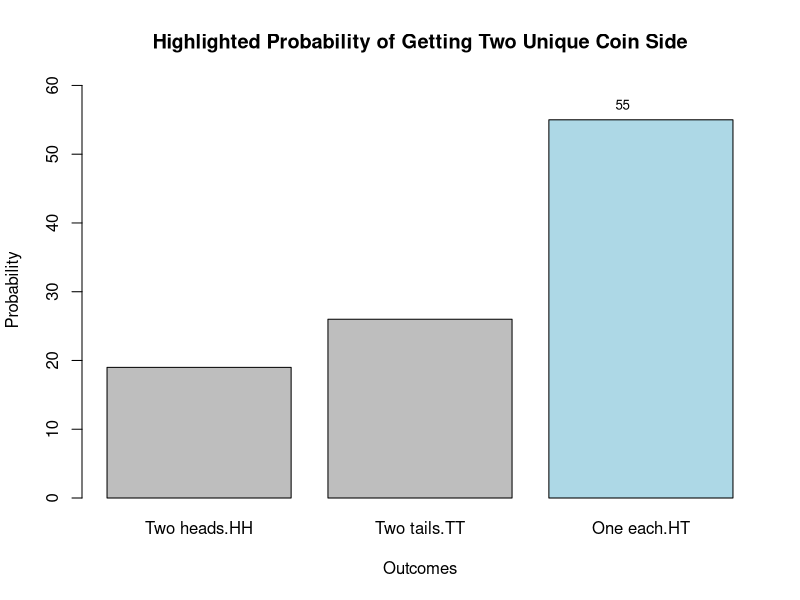
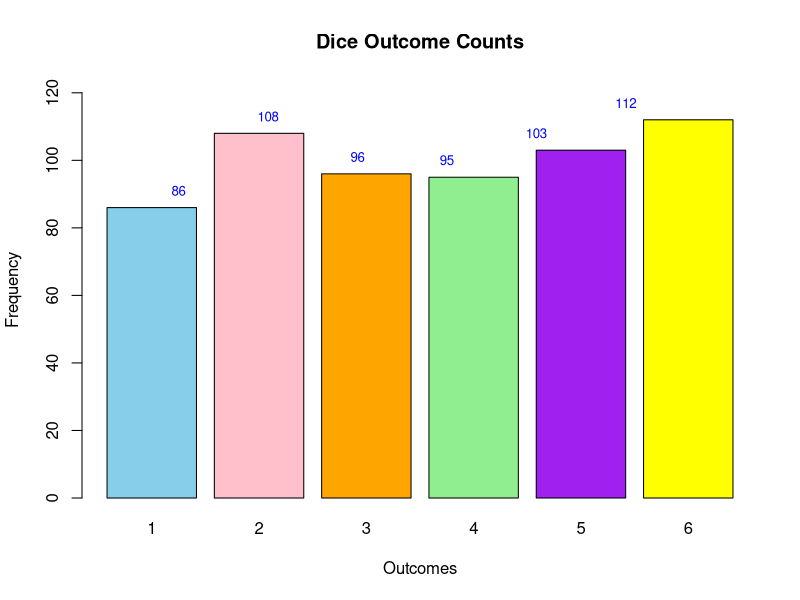

Reproduce these figures in R, in order.
## ---- chunk 1
a <- sample(c("HH", "TT", "HT", "TH"), 100, replace = TRUE)
outcome_coin <- table(a)
two_heads = outcome_coin["HH"]
two_tails = outcome_coin["TT"]
one_each = outcome_coin["HT"] + outcome_coin["TH"]

side_list <- list("Two heads" = two_heads, "Two tails" = two_tails, "One each" = one_each)
barplot(unlist(side_list), col = c("gray", "gray", "lightblue"), main = "Highlighted Probability of Getting Two Unique Coin Side", xlab = "Outcomes", ylab = "Probability", ylim = c(0, max(unlist(side_list)) * 1.1))


text(x = which(names(side_list) == "One each"), y = side_list[["One each"]], labels = round(side_list[["One each"]], 2), pos = 3, cex = 0.8, col = "black")

## ---- chunk 2

## ---- chunk 3
b <- sample(c(1, 2, 3, 4, 5, 6), 600, replace = TRUE)
outcome_counts <- table(b)
one_count <- outcome_counts[1]
two_count <- outcome_counts[2]
three_count <- outcome_counts[3]
four_count <- outcome_counts[4]
five_count <- outcome_counts[5]
six_count <- outcome_counts[6]


count_list <- c(one_count, two_count, three_count, four_count, five_count, six_count)

barplot(count_list, col = c("skyblue", "pink", "orange" , "lightgreen" , "purple" , "yellow"),  main = "Dice Outcome Counts", xlab = "Outcomes", ylab = "Frequency", ylim = c(0, max(count_list) * 1.1)) 

text(x = 1:6, y = count_list + 5, label = count_list, pos = , col = "blue", cex = 0.8)
